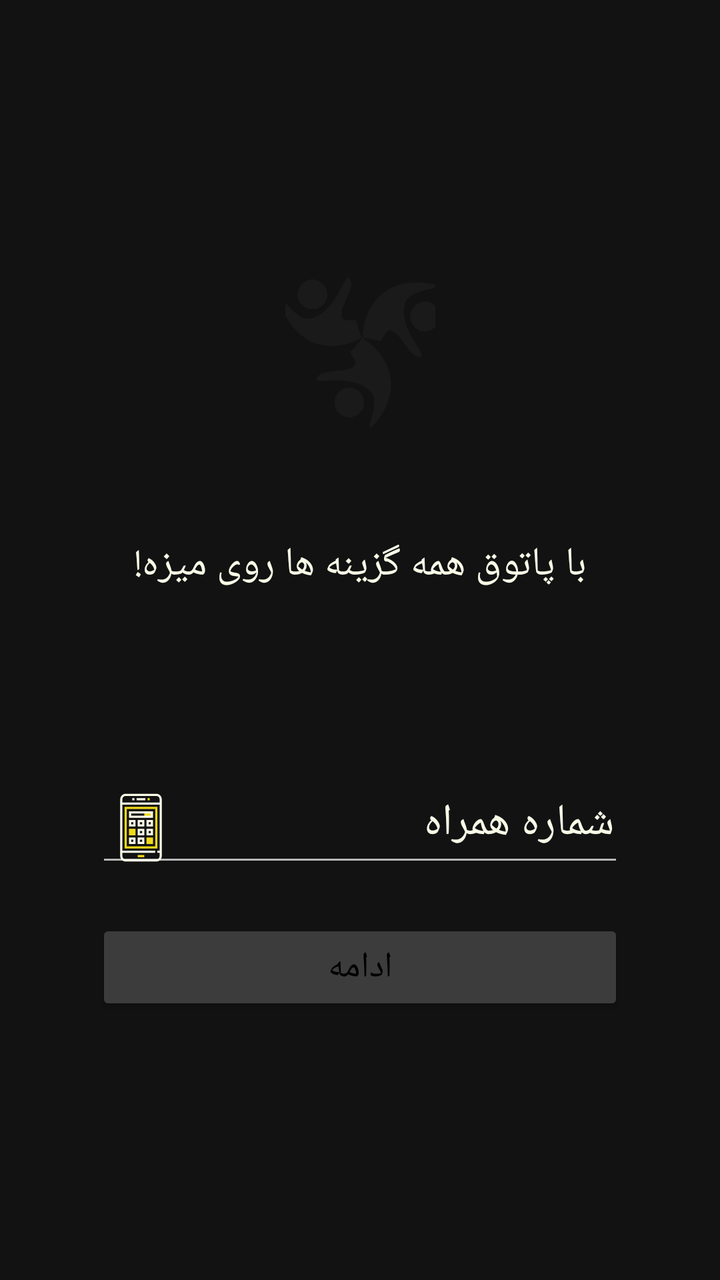
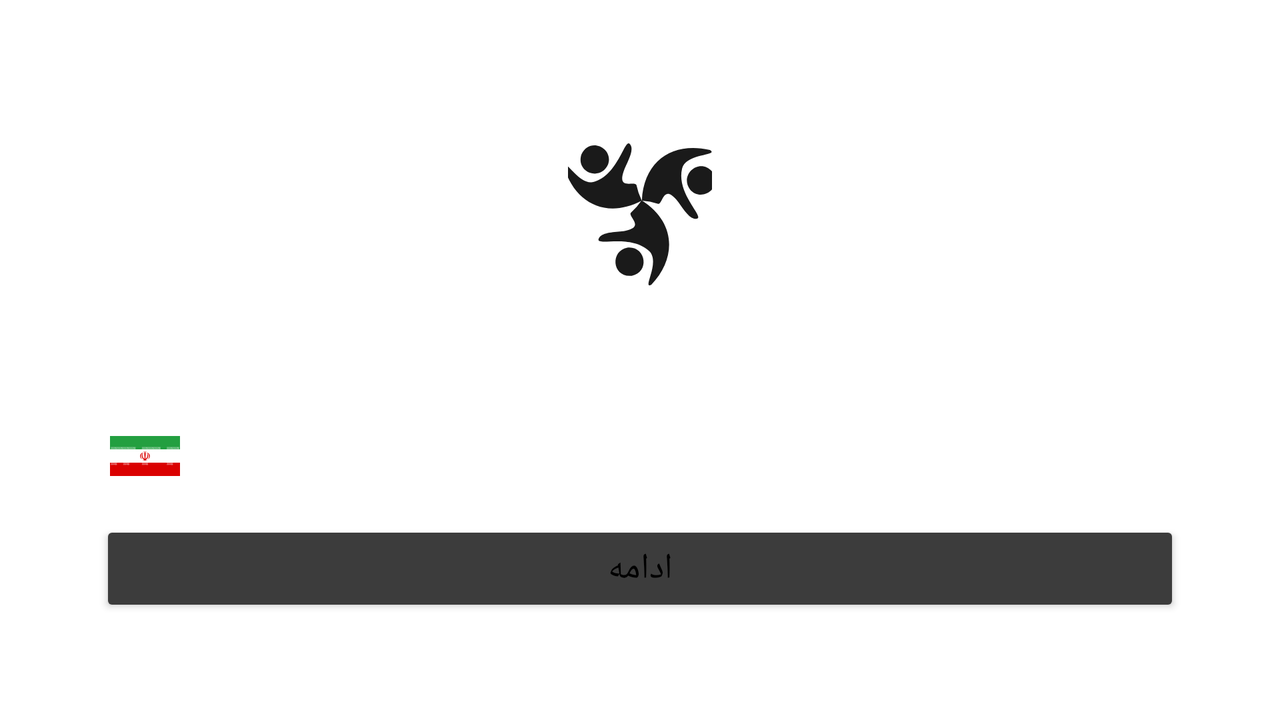

First picture: res/layout/ on a phone held upright. Second picture: the repository's own variant of that layout, on a device whose configuration matches the variant's folder. Source for both follows.
<!-- AndroidManifest.xml: activity theme AppTheme -->
<!-- res/layout/activity_main.xml -->
<?xml version="1.0" encoding="utf-8"?>
<androidx.constraintlayout.widget.ConstraintLayout xmlns:android="http://schemas.android.com/apk/res/android"
    xmlns:app="http://schemas.android.com/apk/res-auto"
    android:layout_width="match_parent"
    android:layout_height="match_parent"
    android:orientation="vertical">

    <ImageView
        android:id="@+id/img_mainpage_background"
        android:layout_width="match_parent"
        android:layout_height="match_parent"
        android:alpha="0.7"
        android:scaleType="centerCrop"
        android:transitionName="@string/transition_background_photo" />

    <androidx.constraintlayout.widget.Guideline
        android:id="@+id/guideline5"
        android:layout_width="wrap_content"
        android:layout_height="wrap_content"
        android:orientation="horizontal"
        app:layout_constraintGuide_begin="128dp"
        app:layout_constraintGuide_percent="0.0" />

    <androidx.constraintlayout.widget.Guideline
        android:id="@+id/guideline9"
        android:layout_width="wrap_content"
        android:layout_height="wrap_content"
        android:orientation="horizontal"
        app:layout_constraintGuide_begin="104dp"
        app:layout_constraintGuide_percent="0.15" />

    <androidx.constraintlayout.widget.Guideline
        android:id="@+id/guideline6"
        android:layout_width="wrap_content"
        android:layout_height="wrap_content"
        android:orientation="horizontal"
        app:layout_constraintGuide_begin="310dp"
        app:layout_constraintGuide_percent="0.40" />

    <androidx.constraintlayout.widget.Guideline
        android:id="@+id/guideline8"
        android:layout_width="wrap_content"
        android:layout_height="wrap_content"
        android:orientation="horizontal"
        app:layout_constraintGuide_begin="364dp"
        app:layout_constraintGuide_percent="0.55" />

    <androidx.constraintlayout.widget.Guideline
        android:id="@+id/guideline10"
        android:layout_width="wrap_content"
        android:layout_height="wrap_content"
        android:orientation="horizontal"
        app:layout_constraintGuide_begin="500dp"
        app:layout_constraintGuide_percent="0.70" />

    <androidx.constraintlayout.widget.Guideline
        android:id="@+id/guideline11"
        android:layout_width="wrap_content"
        android:layout_height="wrap_content"
        android:orientation="horizontal"
        app:layout_constraintGuide_begin="619dp"
        app:layout_constraintGuide_percent="0.85" />

    <ImageView
        android:id="@+id/img_mainpage_logo"
        android:layout_width="75dp"
        android:layout_height="75dp"
        android:layout_gravity="center"
        android:gravity="center_horizontal"
        android:scaleType="centerCrop"
        android:src="@drawable/ic_logo"
        app:layout_constraintBottom_toTopOf="@+id/guideline6"
        app:layout_constraintEnd_toEndOf="parent"
        app:layout_constraintStart_toStartOf="parent"
        app:layout_constraintTop_toTopOf="@+id/guideline9" />

    <TextView
        android:id="@+id/tv_mainpage_moto"
        android:layout_width="wrap_content"
        android:layout_height="wrap_content"
        android:layout_gravity="center"
        android:fontFamily="@font/iransans_font"
        android:gravity="center_horizontal"
        android:text="@string/main_tv_moto_text"
        android:textColor="#f9fbe7"
        android:textSize="20sp"
        app:layout_constraintBottom_toTopOf="@+id/guideline8"
        app:layout_constraintEnd_toEndOf="parent"
        app:layout_constraintStart_toStartOf="parent"
        app:layout_constraintTop_toTopOf="@+id/guideline6"
        app:layout_constraintVertical_bias="0.186" />

    <com.google.android.material.textfield.TextInputEditText
        android:id="@+id/edt_mainpage_phonenumber"
        android:layout_width="match_parent"
        android:layout_height="wrap_content"
        android:layout_marginStart="48dp"
        android:layout_marginEnd="48dp"
        android:drawableStart="@drawable/ic_applications"
        android:ems="10"
        android:fontFamily="@font/iransans_font"
        android:gravity="end"
        android:hint="@string/main_edt_phone_number_hint"
        android:inputType="phone"
        android:maxLength="11"
        android:maxLines="1"
        android:paddingLeft="5dp"
        android:paddingRight="5dp"
        android:textColor="#fff"
        android:textColorHint="#f9fbe7"
        android:textSize="22sp"
        app:layout_constraintBottom_toTopOf="@+id/guideline10"
        app:layout_constraintEnd_toEndOf="parent"
        app:layout_constraintStart_toStartOf="parent"
        app:layout_constraintTop_toTopOf="@+id/guideline8"
        app:layout_constraintVertical_bias="0.78" />

    <Button
        android:id="@+id/btn_mainpage_submit"
        style="@style/Widget.AppCompat.Button.Colored"
        android:layout_width="match_parent"
        android:layout_height="wrap_content"
        android:layout_gravity="center"
        android:layout_marginStart="48dp"
        android:layout_marginEnd="48dp"
        android:backgroundTint="#F0D919"
        android:fontFamily="@font/iransans_font"
        android:onClick="clickHandler"
        android:text="@string/main_btn_submit_text"
        android:textColor="#000000"
        android:textSize="18sp"
        android:transitionName="@string/transition_button"
        app:layout_constraintBottom_toTopOf="@+id/guideline11"
        app:layout_constraintEnd_toEndOf="parent"
        app:layout_constraintStart_toStartOf="parent"
        app:layout_constraintTop_toTopOf="@+id/guideline10"
        app:layout_constraintVertical_bias="0.24000001" />

</androidx.constraintlayout.widget.ConstraintLayout>
<!-- resources referenced by this layout -->
<resources>
  <!-- drawable ic_applications (drawable) -->
  <vector android:height="35dp" android:viewportHeight="64"
      android:viewportWidth="64" android:width="35dp" xmlns:android="http://schemas.android.com/apk/res/android">
      <path android:fillColor="#F0D919" android:pathData="M35,18h7v4h-7z"/>
      <path android:fillColor="#F0D919" android:pathData="M27,39h-6v-6h6V39z"/>
      <path android:fillColor="#F0D919" android:pathData="M43,47h-6v-6h6V47z"/>
      <path android:fillColor="#f9fbe7" android:pathData="M46,1H18c-2.757,0 -5,2.243 -5,5v52c0,2.757 2.243,5 5,5h28c2.757,0 5,-2.243 5,-5V6C51,3.243 48.757,1 46,1zM18,3h28c1.654,0 3,1.346 3,3v3H15V6C15,4.346 16.346,3 18,3zM46,61H18c-1.654,0 -3,-1.346 -3,-3v-3h30v-2H15V11h34v42h-2v2h2v3C49,59.654 47.654,61 46,61z"/>
      <path android:fillColor="#f9fbe7" android:pathData="M28,5h8v2h-8z"/>
      <path android:fillColor="#F0D919" android:pathData="M38,5h2v2h-2z"/>
      <path android:fillColor="#f9fbe7" android:pathData="M24,5h2v2h-2z"/>
      <path android:fillColor="#F0D919" android:pathData="M29,57h6v2h-6z"/>
      <path android:fillColor="#F0D919" android:pathData="M47,13H17v38h30V13zM45,49H19V15h26V49z"/>
      <path android:fillColor="#f9fbe7" android:pathData="M43,17H21v6h22V17zM41,21H23v-2h18V21z"/>
      <path android:fillColor="#f9fbe7" android:pathData="M27,25h-6v6h6V25zM25,29h-2v-2h2V29z"/>
      <path android:fillColor="#f9fbe7" android:pathData="M37,31h6v-6h-6V31zM39,27h2v2h-2V27z"/>
      <path android:fillColor="#f9fbe7" android:pathData="M29,31h6v-6h-6V31zM31,27h2v2h-2V27z"/>
      <path android:fillColor="#f9fbe7" android:pathData="M37,39h6v-6h-6V39zM39,35h2v2h-2V35z"/>
      <path android:fillColor="#f9fbe7" android:pathData="M29,39h6v-6h-6V39zM31,35h2v2h-2V35z"/>
      <path android:fillColor="#f9fbe7" android:pathData="M27,41h-6v6h6V41zM25,45h-2v-2h2V45z"/>
      <path android:fillColor="#f9fbe7" android:pathData="M29,47h6v-6h-6V47zM31,43h2v2h-2V43z"/>
  </vector>
  <!-- drawable ic_logo: vector/xml drawable (drawable, 2037 chars, omitted) -->
  <string name="main_btn_submit_text">ادامه</string>
  <string name="main_edt_phone_number_hint">شماره همراه</string>
  <string name="main_tv_moto_text">با پاتوق همه گزینه ها روی میزه!</string>
  <string name="transition_background_photo">transition background photo</string>
  <string name="transition_button">transition button</string>
  <!-- from res/values-v21/ -->
  <style name="AppTheme" parent="Theme.MaterialComponents.NoActionBar">
          <item name="colorPrimary">@color/colorPrimary</item>
          <item name="colorPrimaryDark">@color/colorPrimaryDark</item>
          <item name="colorAccent">@color/colorAccent</item>
          <item name="otpViewStyle">@style/OtpWidget.OtpView</item>
          <item name="android:windowActivityTransitions">true</item>
          <item name="android:fontFamily">@font/iransans_mobile_font</item>
          <item name="ms_stepperStyle">@style/DotStepperStyle</item>
      </style>
  <color name="colorPrimary">#3C3C3C</color>
  <color name="colorPrimaryDark">#00000000</color>
  <color name="colorAccent">#ffffff</color>
  <!-- from res/values-v21/ -->
  <style name="DotStepperStyle">
          <item name="ms_activeStepColor">@color/patoghBlue</item>
          <item name="ms_inactiveStepColor">#B1B1B1</item>
          <item name="ms_bottomNavigationBackground">?attr/colorAccent</item>
          <item name="ms_completeNavigationButtonStyle">@style/Widget.MaterialComponents.Button.OutlinedButton</item>
      </style>
  <color name="patoghBlue">#11103D</color>
</resources>
<!-- res/layout-land/activity_main.xml (the repository's variant of the layout above) -->
<!-- drawn on the phone turned sideways -->
<?xml version="1.0" encoding="utf-8"?>
<androidx.constraintlayout.widget.ConstraintLayout xmlns:android="http://schemas.android.com/apk/res/android"
    xmlns:app="http://schemas.android.com/apk/res-auto"
    xmlns:tools="http://schemas.android.com/tools"
    android:layout_width="match_parent"
    android:layout_height="match_parent"
    android:background="#fff"
    android:orientation="vertical">

    <ImageView
        android:id="@+id/img_mainpage_background"
        android:layout_width="match_parent"
        android:layout_height="match_parent"
        android:alpha="0.7"
        android:scaleType="centerCrop"
        android:src="@drawable/back"
        android:transitionName="@string/transition_background_photo"
        tools:layout_editor_absoluteX="-16dp"
        tools:layout_editor_absoluteY="37dp" />

    <TextView
        android:id="@+id/success_check"
        android:layout_width="match_parent"
        android:layout_height="match_parent"
        android:visibility="gone"
        android:text="false"/>

    <androidx.constraintlayout.widget.Guideline
        android:id="@+id/guideline5"
        android:layout_width="wrap_content"
        android:layout_height="wrap_content"
        android:orientation="horizontal"
        app:layout_constraintGuide_begin="128dp"
        app:layout_constraintGuide_percent="0.0" />

    <androidx.constraintlayout.widget.Guideline
        android:id="@+id/guideline9"
        android:layout_width="wrap_content"
        android:layout_height="wrap_content"
        android:orientation="horizontal"
        app:layout_constraintGuide_begin="104dp"
        app:layout_constraintGuide_percent="0.15"/>

    <androidx.constraintlayout.widget.Guideline
        android:id="@+id/guideline6"
        android:layout_width="wrap_content"
        android:layout_height="wrap_content"
        android:orientation="horizontal"
        app:layout_constraintGuide_begin="310dp"
        app:layout_constraintGuide_percent="0.40" />

    <androidx.constraintlayout.widget.Guideline
        android:id="@+id/guideline8"
        android:layout_width="wrap_content"
        android:layout_height="wrap_content"
        android:orientation="horizontal"
        app:layout_constraintGuide_begin="364dp"
        app:layout_constraintGuide_percent="0.55"/>

    <androidx.constraintlayout.widget.Guideline
        android:id="@+id/guideline10"
        android:layout_width="wrap_content"
        android:layout_height="wrap_content"
        android:orientation="horizontal"
        app:layout_constraintGuide_begin="320dp"
        app:layout_constraintGuide_percent="0.70" />

    <ImageView
        android:id="@+id/img_mainpage_logo"
        android:layout_width="72dp"
        android:layout_height="71dp"
        android:layout_gravity="center"
        android:layout_marginTop="16dp"
        android:gravity="center_horizontal"
        android:scaleType="centerCrop"
        android:src="@drawable/ic_logo"
        app:layout_constraintBottom_toTopOf="@+id/guideline6"
        app:layout_constraintEnd_toEndOf="parent"
        app:layout_constraintStart_toStartOf="parent"
        app:layout_constraintTop_toTopOf="@+id/guideline9" />

    <TextView
        android:id="@+id/tv_mainpage_moto"
        android:layout_width="wrap_content"
        android:layout_height="wrap_content"
        android:layout_gravity="center"
        android:fontFamily="@font/iransans_font"
        android:gravity="center_horizontal"
        android:text="با پاتوق همه گزینه ها روی میزه!"
        android:textSize="20sp"
        app:layout_constraintBottom_toTopOf="@+id/guideline8"
        app:layout_constraintEnd_toEndOf="parent"
        app:layout_constraintStart_toStartOf="parent"
        app:layout_constraintTop_toTopOf="@+id/guideline6" />

    <com.google.android.material.textfield.TextInputEditText
        android:id="@+id/edt_mainpage_phonenumber"
        android:layout_width="match_parent"
        android:layout_height="wrap_content"
        android:layout_marginTop="4dp"
        android:layout_marginLeft="50dp"
        android:layout_marginRight="50dp"
        android:drawableLeft="@drawable/ic_iranian_flag"
        android:ems="10"
        android:fontFamily="@font/iransans_font"
        android:gravity="right"
        android:hint="شماره همراه"
        android:inputType="phone"
        android:maxLength="11"
        android:maxLines="1"
        android:paddingLeft="5dp"
        android:paddingRight="5dp"
        android:textColor="#fff"
        android:textSize="22sp"
        app:layout_constraintBottom_toTopOf="@+id/guideline10"
        app:layout_constraintEnd_toEndOf="parent"
        app:layout_constraintStart_toStartOf="parent"
        app:layout_constraintTop_toTopOf="@+id/guideline8"
        app:layout_constraintVertical_bias="0.333" />

    <Button
        android:id="@+id/btn_mainpage_submit"
        style="@style/Widget.AppCompat.Button.Colored"
        android:layout_width="match_parent"
        android:layout_height="wrap_content"
        android:layout_gravity="center"
        android:layout_marginLeft="50dp"
        android:layout_marginRight="50dp"
        android:backgroundTint="#F0D919"
        android:fontFamily="@font/iransans_font"
        android:onClick="clickHandler"
        android:text="ادامه"
        android:textColor="#000000"
        android:textSize="18sp"
        android:transitionName="@string/transition_button"
        app:layout_constraintBottom_toTopOf="@+id/guideline12"
        app:layout_constraintEnd_toEndOf="parent"
        app:layout_constraintHorizontal_bias="0.383"
        app:layout_constraintStart_toStartOf="parent"
        app:layout_constraintTop_toTopOf="@+id/guideline10"
        app:layout_constraintVertical_bias="0.341" />

    <androidx.constraintlayout.widget.Guideline
        android:id="@+id/guideline12"
        android:layout_width="wrap_content"
        android:layout_height="wrap_content"
        android:orientation="horizontal"
        app:layout_constraintGuide_begin="346dp"
        app:layout_constraintGuide_percent="0.9"/>

</androidx.constraintlayout.widget.ConstraintLayout>
<!-- resources referenced by the variant -->
<!-- as the phone turned sideways resolves them -->
<resources>
  <!-- drawable ic_iranian_flag: vector/xml drawable (drawable, 8071 chars, omitted) -->
  <!-- drawable ic_logo: vector/xml drawable (drawable, 2037 chars, omitted) -->
  <string name="transition_background_photo">transition background photo</string>
  <string name="transition_button">transition button</string>
  <!-- from res/values-v21/ -->
  <style name="AppTheme" parent="Theme.MaterialComponents.NoActionBar">
          <item name="colorPrimary">@color/colorPrimary</item>
          <item name="colorPrimaryDark">@color/colorPrimaryDark</item>
          <item name="colorAccent">@color/colorAccent</item>
          <item name="otpViewStyle">@style/OtpWidget.OtpView</item>
          <item name="android:windowActivityTransitions">true</item>
          <item name="android:fontFamily">@font/iransans_mobile_font</item>
          <item name="ms_stepperStyle">@style/DotStepperStyle</item>
      </style>
  <color name="colorPrimary">#3C3C3C</color>
  <color name="colorPrimaryDark">#00000000</color>
  <color name="colorAccent">#ffffff</color>
  <!-- from res/values-v21/ -->
  <style name="DotStepperStyle">
          <item name="ms_activeStepColor">@color/patoghBlue</item>
          <item name="ms_inactiveStepColor">#B1B1B1</item>
          <item name="ms_bottomNavigationBackground">?attr/colorAccent</item>
          <item name="ms_completeNavigationButtonStyle">@style/Widget.MaterialComponents.Button.OutlinedButton</item>
      </style>
  <color name="patoghBlue">#11103D</color>
</resources>
